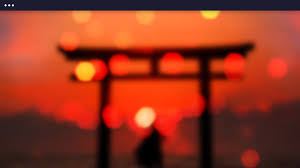
#> input picture input_images/img1.jpg, 300 x 168 px
$ python -i im_smooth.py   (imports and definitions only)
#> lines starting #> are read from the running program, lines starting #| are printed output that depends on the picture
import numpy as np
import cv2
from scipy.ndimage import convolve, gaussian_filter, median_filter


def imsmooth(I, name="gaussian", *args):
    if I is None:
        raise ValueError("imsmooth: First argument must be an image")

    I = np.array(I, dtype=np.float64)

    name = name.lower()
    J = None

    if name == "gaussian":
        s = 0.5 if len(args) == 0 else args[0]
        if not isinstance(s, (int, float)) or s <= 0:
            raise ValueError("imsmooth: Third argument must be a positive scalar for Gaussian smoothing")
        J = gaussian_filter(I, sigma=s, mode='nearest')

    elif name == "average":
        s = (3, 3) if len(args) == 0 else args[0]
        if isinstance(s, int):
            s = (s, s)
        elif isinstance(s, (list, tuple)) and len(s) == 2 and all(isinstance(v, int) and v > 0 for v in s):
            pass
        else:
            raise ValueError("imsmooth: Third argument must be a positive scalar or two-vector for averaging")
        kernel = np.ones(s) / np.prod(s)
        J = convolve(I, kernel, mode='nearest')

    elif name == "disk":
        r = 5 if len(args) == 0 else args[0]
        if not isinstance(r, (int, float)) or r <= 0:
            raise ValueError("imsmooth: Third argument must be a positive scalar for disk averaging")
        kernel = cv2.getStructuringElement(cv2.MORPH_ELLIPSE, (r, r))
        kernel = kernel / kernel.sum()
        J = convolve(I, kernel, mode='nearest')

    elif name == "median":
        s = (3, 3) if len(args) == 0 else args[0]
        if isinstance(s, int):
            s = (s, s)
        elif isinstance(s, (list, tuple)) and len(s) == 2 and all(isinstance(v, int) and v > 0 for v in s):
            pass
        else:
            raise ValueError("imsmooth: Third argument must be a positive scalar or two-vector for median filtering")
        J = median_filter(I, size=s, mode='nearest')

    elif name == "bilateral":
        sigma_d = 2 if len(args) < 1 else args[0]
        sigma_r = 10 / 255 if len(args) < 2 else args[1]
        if not isinstance(sigma_d, (int, float)) or sigma_d <= 0:
            raise ValueError("imsmooth: Spread of closeness function must be a positive scalar")
        if not isinstance(sigma_r, (int, float)) or sigma_r <= 0:
            raise ValueError("imsmooth: Spread of similarity function must be a positive scalar")

        J = cv2.bilateralFilter(I.astype(np.float32), d=-1, sigmaColor=sigma_r * 255, sigmaSpace=sigma_d)

    else:
        raise ValueError(f"imsmooth: Unsupported smoothing type '{name}'")

    return J

>>> import cv2
>>> picture = cv2.imread('input_images/img1.jpg')
#> picture is the input picture: shape (168, 300, 3); mean B, G, R 31.6, 54, 151
>>> result = imsmooth(picture)
#> in imsmooth, `J = gaussian_filter(I, sigma=s, mode='nearest')`:
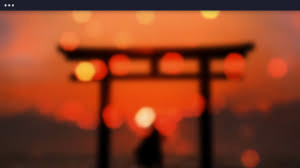
#> J: shape (168, 300, 3) float64; mean B, G, R 34.1, 62, 140.7

$ run again, on input_images/img2.jpg
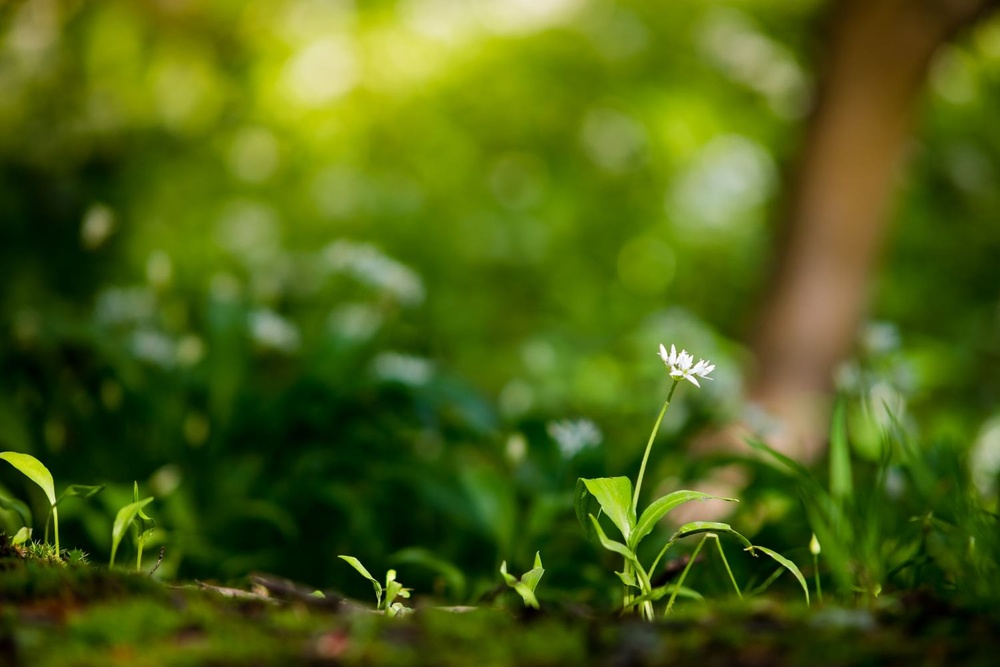
#> input picture input_images/img2.jpg, 1000 x 667 px, shrunk from 1500 x 1001 before the run
#> picture is the input picture: shape (667, 1000, 3); mean B, G, R 20.3, 98.4, 78.1
#> in imsmooth, `J = gaussian_filter(I, sigma=s, mode='nearest')`:
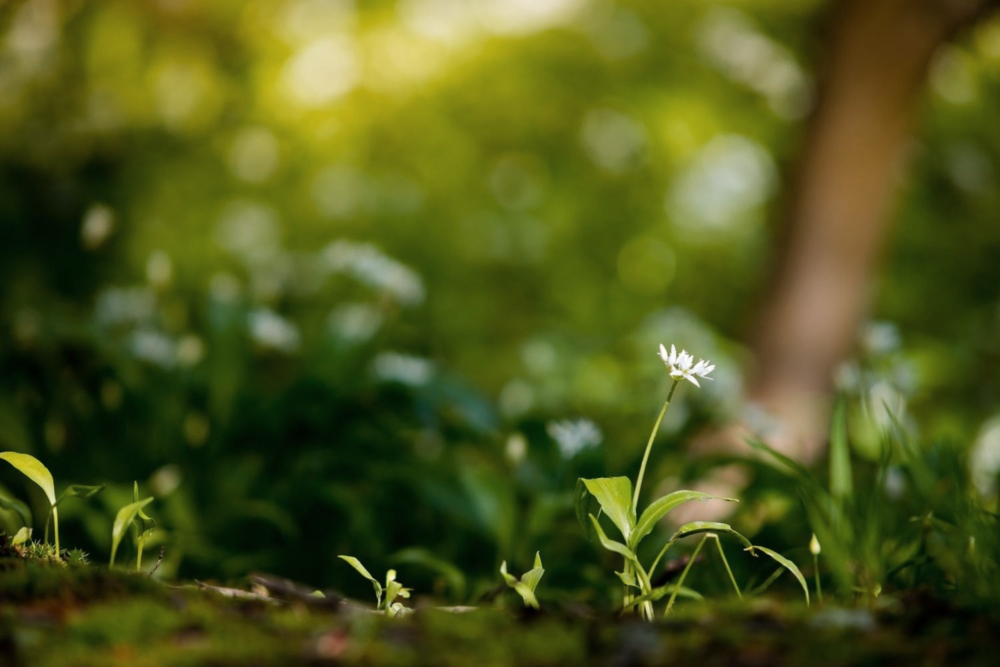
#> J: shape (667, 1000, 3) float64; mean B, G, R 28.7, 87.9, 80.3
